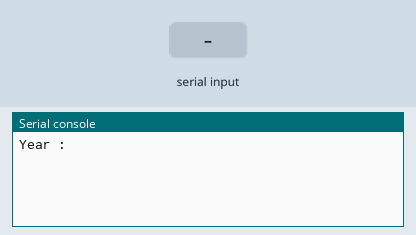
Recording of a program running on a simulated Raspberry Pi Pico running MicroPython. Shown: the last lines printed to the serial console. The test bench sets the inputs (shaded band).

Above: at 1.2 s.
1.3 s: "5" typed at the serial console, then Enter
At 1.8 s:
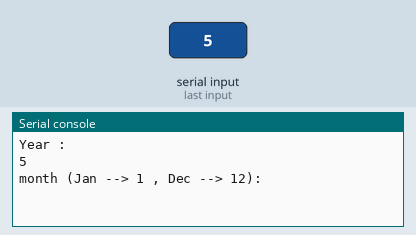
2.8 s: "90" typed at the serial console, then Enter
At 4.0 s:
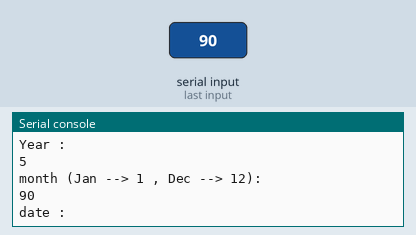
4.3 s: "200" typed at the serial console, then Enter
At 5.2 s:
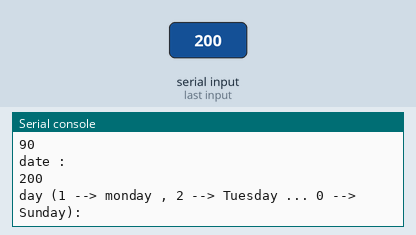
5.8 s: "1" typed at the serial console, then Enter
At 6.4 s:
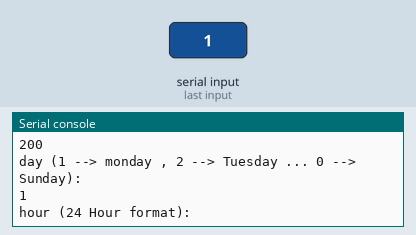
7.3 s: "0" typed at the serial console, then Enter
At 8.5 s:
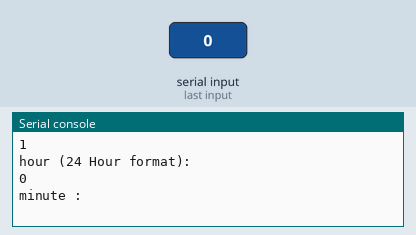
8.8 s: "5" typed at the serial console, then Enter
At 9.9 s:
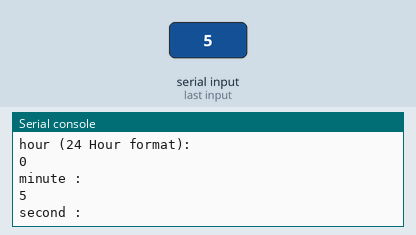
Timing chart, 0 to 11.3 s (numbered marks = the images above; inputs shaded):
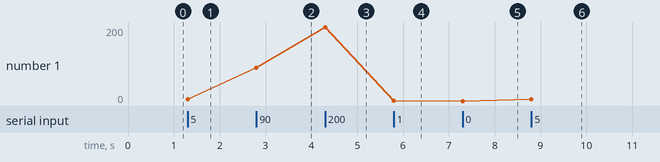

The program:

SetTime.py
```python
from machine import I2C, Pin
from urtc import DS1307
import utime

i2c = I2C(0,scl = Pin(1),sda = Pin(0),freq = 400000)
rtc = DS1307(i2c)

year = int(input("Year : "))
month = int(input("month (Jan --> 1 , Dec --> 12): "))
date = int(input("date : "))
day = int(input("day (1 --> monday , 2 --> Tuesday ... 0 --> Sunday): "))
hour = int(input("hour (24 Hour format): "))
minute = int(input("minute : "))
second = int(input("second : "))

now = (year,month,date,day,hour,minute,second,0)
rtc.datetime(now)

while True:
    (year,month,date,day,hour,minute,second,p1)=rtc.datetime()
    utime.sleep(1)
    print(rtc.datetime())
```

Measured:
- after the input at 1.3 s, the serial console: prints a new line at once (image 1)
- after the input at 2.8 s, the serial console: prints a new line at once (image 2)
- after the input at 4.3 s, the serial console: prints a new line at once (image 3)
- after the input at 5.8 s, the serial console: prints a new line at once (image 4)
- after the input at 7.3 s, the serial console: prints a new line at once (image 5)
- after the input at 8.8 s, the serial console: prints a new line at once (image 6)
- plotted number 1: 5 → 90 after the input at 2.8 s, 90 → 200 after the input at 4.3 s, 0 → 5 after the input at 8.8 s
